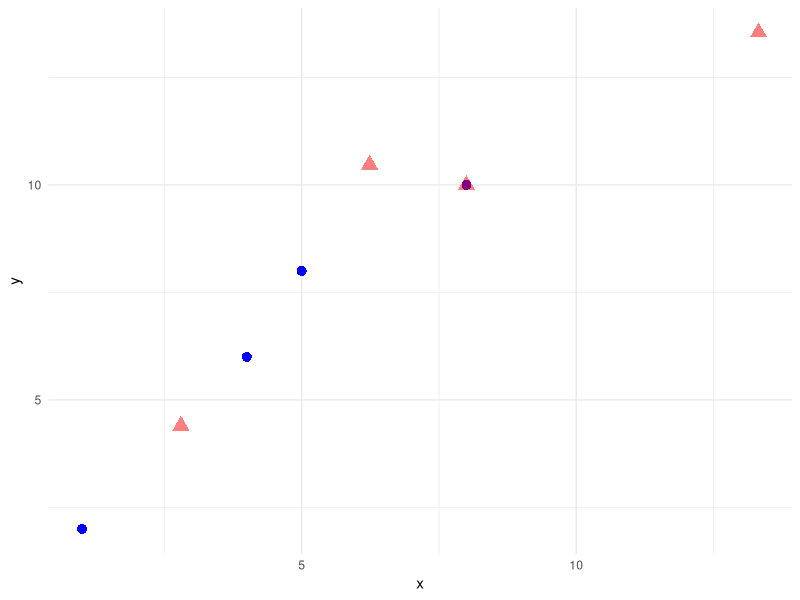

Source code (R):
# basic functions

# new points
new_points <- function(points, time_matrix, speed = 0.5) {
  # Initialize a data frame to store new points
  new_points <- points
  new_points$x_new <- new_points$x
  new_points$y_new <- new_points$y
  
  # Iterate over each unique pair in time_matrix
  i = 1
  for (i in 1:nrow(time_matrix)) {
    from_point <- time_matrix$from[i]
    to_point <- time_matrix$to[i]
    time_value <- time_matrix$time[i]
    
    # Extract coordinates of points in the current pair
    point_from <- points[points$point == from_point, c("x", "y")]
    point_to <- points[points$point == to_point, c("x", "y")]
    
    if (nrow(point_from) == 0 | nrow(point_to) == 0) {
      next  # Skip if either point is not found
    }
    
    # Compute new coordinates for the `from_point`
    direction <- point_to - point_from
    distance <- sqrt(sum(direction^2))
    if (distance == 0) {
      next  # Skip if points are the same
    }
    new_coords <- point_from + time_value * speed * direction / distance
    
    # Update the new coordinates in new_points data frame
    new_points$x_new[new_points$point == from_point] <- new_coords[1]
    new_points$y_new[new_points$point == from_point] <- new_coords[2]
  }
  
  # Prepare the result data frame with updated coordinates
  result <- new_points[, c("point", "x_new", "y_new")]
  colnames(result) <- c("point", "x", "y")
  
  return(result)
}

# Example usage
points <- data.frame(
  point = c("R", "A", "B", "C"),
  x = c(1, 4, 5, 8),
  y = c(2, 6, 8, 10)
)

time_matrix <- data.frame(
  from = c("R", "A", "B"),
  to = c("A", "B", "C"),
  time = c(6, 10, 20)
)

new_points_df <- new_points(points, time_matrix)
print(new_points_df)


points$x <- as.numeric(points$x)
points$y <- as.numeric(points$y)
new_points_df$x <- as.numeric(new_points_df$x)
new_points_df$y <- as.numeric(new_points_df$y)

library(tidyverse)
ggplot() +
  geom_point(data = points, aes(x = x, y = y), color = "blue", size = 3, shape = 16) +
  geom_point(data = new_points_df, aes(x = x, y = y), color = "red", size = 4, shape = 17, alpha = 0.5) +
  theme_minimal()
